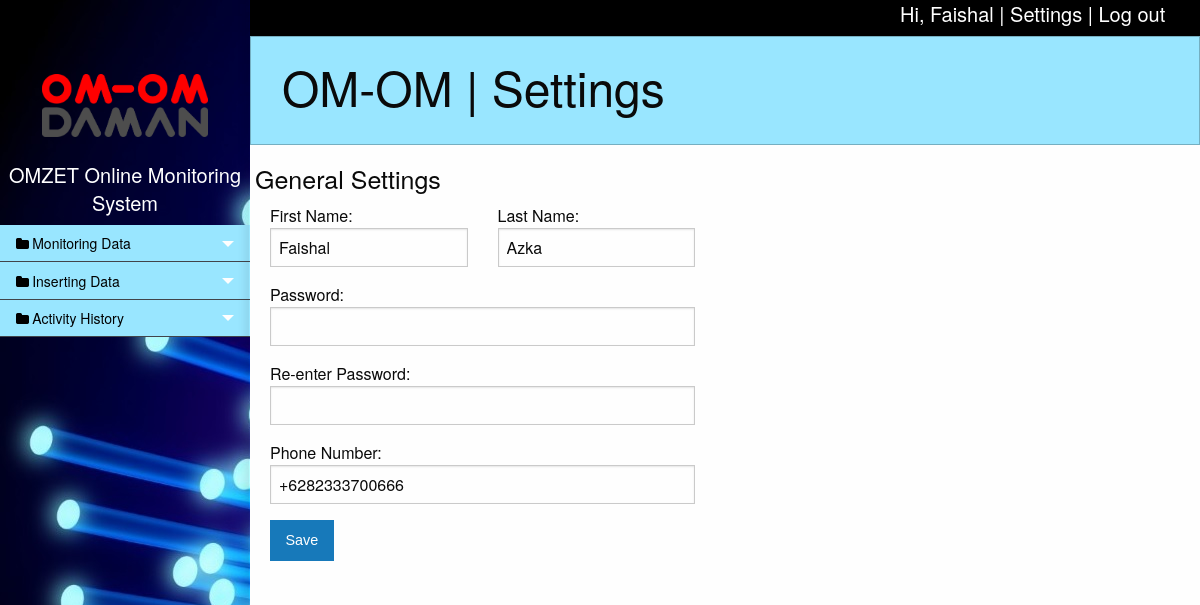
Screenshot of /settings.php (signed in) with the database file from the repository.
### tables this page shows
CREATE TABLE `tb_account` (
  `email` varchar(30) NOT NULL,
  `password` varchar(32) NOT NULL,
  `fname` varchar(20) NOT NULL,
  `lname` varchar(20) NOT NULL,
  `phone` varchar(20) NOT NULL,
  `acctype` varchar(20) NOT NULL,
  `sto` varchar(3) NOT NULL
);

### function/session.php (called while the page is built, shortened)
<?php
	include('database.php');
	$user_email=$_SESSION['login_user'];
	$query=mysqli_query($con, "SELECT * FROM tb_account WHERE email='".$user_email."'");
	$row=mysqli_fetch_assoc($query);
	$login_fname=$row['fname'];
	$login_lname=$row['lname'];
	$login_phone=$row['phone'];
?>

### settings.php (the view, shortened to what this page needs)
<?php
include('function/session.php');
?>
<!doctype html>
<html class="no-js" lang="en">
<head>
  <link rel="stylesheet" href="css/foundation.css">
  <link rel="stylesheet" href="css/app.css">
  <link rel="stylesheet" href="css/custom.css" />
  <link rel="stylesheet" href="css/pace.css" />
  <link rel="stylesheet" type="text/css" src="font/foundation-icons.css" />
  <link href="http://cdnjs.cloudflare.com/ajax/libs/font-awesome/4.3.0/css/font-awesome.css" rel="stylesheet" type='text/css'>
</head>
<body>
  <div class="off-canvas-wrapper">
    <div class="large-12 bg-black">
      <div class="row small-3 small-offset-9 show-for-large">
        <h5>Hi, <a href="profile.php"><?php echo $login_fname; ?></a> | <a href="settings.php">Settings</a> | <a href="function/logout.php">Log out</a></h5>
      </div>
    </div>
    <div class="off-canvas-wrapper-inner" data-off-canvas-wrapper>
      <div class="off-canvas position-left reveal-for-large" id="my-info" data-off-canvas data-position="left">
        <div class="medium-12">
          <br>
          <div class="row medium-8">
            <img style="margin-top: 50px;" src="image/omom.png">
          </div>
          <br>
          <a href="dashboard.php"><h5 style="color:white"><center>OMZET Online Monitoring System</center></h5></a>
          <div class="row small-12">
            <ul class="multilevel-accordion-menu vertical menu" data-accordion-menu>
              <li>
                <a href="#">Monitoring Data</a>
              </li>
              <li>
                <a href="#">Inserting Data</a>
              </li>
              <li>
                <a href="#">Activity History</a>
              </li>
            </ul>
          </div>
        </div>
      </div>
      <div class="off-canvas-content" data-off-canvas-content>
        <div class="callout primary">
          <div class="row column">
            <h1>OM-OM |  Settings</h1>
          </div>
        </div>
        <div class="row medium-12">
          <div class="inner">
            <div class="row medium-6">
              <h4>General Settings</h4>
              <form data-abide novalidate method="post">
                <div class="medium-6 columns">
                  First Name: <input id="fname" type="text" name="fname" value="<?php echo $login_fname; ?>" required>
                </div>
                <div class="medium-6 columns">
                  Last Name: <input id="lname" type="text" name="lname" value="<?php echo $login_lname; ?>" required>
                </div>
                <div class="medium-12 columns">
                  Password: <input id="password" type="password" name="password" placeholder="" pattern=".{6,}" required>
                </div>
                <div class="medium-12 columns">
                  Re-enter Password: <input type="password" name="repassword" placeholder="" required pattern="alpha_numeric" data-equalto="password">
                </div>
                <div class="medium-12 columns">
                  Phone Number: <input id="phone" type="text" name="phone" value="<?php echo $login_phone; ?>" pattern="number">
                </div>
                <div class="medium-12 columns">
                  <button class="button" type="submit" value="Submit" name='save'>Save</button>
                </div>
              </form>
            </div>
          </div>
        </div>
      </div>
    </div>
  </div>
</body>
</html>

### css/custom.css (style rules this page uses)
.inner { padding-right: 20px; padding-left: 20px; }
.bg-black { background-color: black; color: white; }
.bg-black .row h5 a { color: white; }

### rows the page displays
tb_account: fname "Faishal", lname "Azka", phone "+6282333700666"
